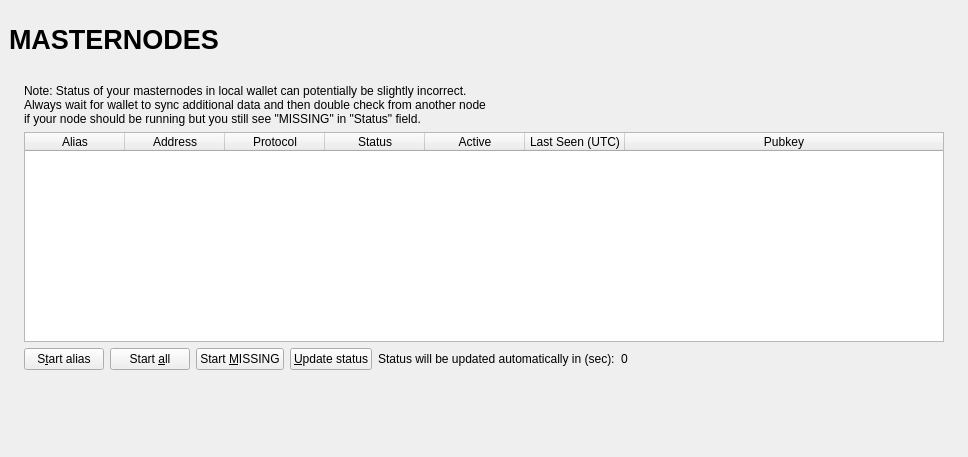
<?xml version="1.0" encoding="UTF-8"?>
<ui version="4.0">
 <class>MasternodeList</class>
 <widget class="QWidget" name="MasternodeList">
  <property name="geometry">
   <rect>
    <x>0</x>
    <y>0</y>
    <width>968</width>
    <height>457</height>
   </rect>
  </property>
  <property name="windowTitle">
   <string>Form</string>
  </property>
  <layout class="QVBoxLayout" name="topLayout" stretch="0">
   <property name="leftMargin">
    <number>9</number>
   </property>
   <property name="topMargin">
    <number>9</number>
   </property>
   <property name="rightMargin">
    <number>9</number>
   </property>
   <property name="bottomMargin">
    <number>9</number>
   </property>
   <item>
    <layout class="QVBoxLayout" name="verticalLayout_Master" stretch="0,1">
     <property name="spacing">
      <number>0</number>
     </property>
     <item>
      <widget class="QFrame" name="frame_Header">
       <layout class="QVBoxLayout" name="verticalLayout_4">
        <property name="leftMargin">
         <number>0</number>
        </property>
        <property name="topMargin">
         <number>0</number>
        </property>
        <property name="rightMargin">
         <number>0</number>
        </property>
        <property name="bottomMargin">
         <number>0</number>
        </property>
        <item>
         <layout class="QHBoxLayout" name="horizontalLayout_Header" stretch="1,0,1">
          <item>
           <widget class="QLabel" name="labelOverviewHeaderLeft">
            <property name="minimumSize">
             <size>
              <width>464</width>
              <height>60</height>
             </size>
            </property>
            <property name="maximumSize">
             <size>
              <width>16777215</width>
              <height>60</height>
             </size>
            </property>
            <property name="font">
             <font>
              <pointsize>20</pointsize>
              <bold>true</bold>
             </font>
            </property>
            <property name="text">
             <string>MASTERNODES</string>
            </property>
            <property name="alignment">
             <set>Qt::AlignmentFlag::AlignLeading|Qt::AlignmentFlag::AlignLeft|Qt::AlignmentFlag::AlignVCenter</set>
            </property>
           </widget>
          </item>
          <item>
           <spacer name="horizontalSpacer">
            <property name="orientation">
             <enum>Qt::Orientation::Horizontal</enum>
            </property>
            <property name="sizeHint" stdset="0">
             <size>
              <width>40</width>
              <height>20</height>
             </size>
            </property>
           </spacer>
          </item>
          <item>
           <widget class="QLabel" name="labelOverviewHeaderRight">
            <property name="minimumSize">
             <size>
              <width>464</width>
              <height>60</height>
             </size>
            </property>
            <property name="maximumSize">
             <size>
              <width>16777215</width>
              <height>60</height>
             </size>
            </property>
            <property name="font">
             <font>
              <pointsize>14</pointsize>
             </font>
            </property>
            <property name="text">
             <string/>
            </property>
            <property name="alignment">
             <set>Qt::AlignmentFlag::AlignRight|Qt::AlignmentFlag::AlignTrailing|Qt::AlignmentFlag::AlignVCenter</set>
            </property>
           </widget>
          </item>
         </layout>
        </item>
       </layout>
      </widget>
     </item>
     <item>
      <widget class="QFrame" name="frame_BG">
       <layout class="QVBoxLayout" name="verticalLayout_3">
        <property name="leftMargin">
         <number>6</number>
        </property>
        <property name="topMargin">
         <number>6</number>
        </property>
        <property name="rightMargin">
         <number>6</number>
        </property>
        <property name="bottomMargin">
         <number>66</number>
        </property>
        <item>
         <widget class="QFrame" name="frame_Content">
          <layout class="QVBoxLayout" name="verticalLayout">
           <property name="spacing">
            <number>0</number>
           </property>
           <property name="leftMargin">
            <number>0</number>
           </property>
           <property name="topMargin">
            <number>0</number>
           </property>
           <property name="rightMargin">
            <number>0</number>
           </property>
           <property name="bottomMargin">
            <number>0</number>
           </property>
           <item>
            <layout class="QGridLayout" name="gridLayout_2">
             <property name="spacing">
              <number>2</number>
             </property>
             <item row="0" column="0">
              <widget class="QFrame" name="frameList">
               <layout class="QVBoxLayout" name="verticalLayout_2">
                <property name="bottomMargin">
                 <number>12</number>
                </property>
                <item>
                 <layout class="QHBoxLayout" name="horizontalLayout_note">
                  <property name="bottomMargin">
                   <number>0</number>
                  </property>
                  <item>
                   <widget class="QLabel" name="updateNote">
                    <property name="text">
                     <string>Note: Status of your masternodes in local wallet can potentially be slightly incorrect.&lt;br /&gt;Always wait for wallet to sync additional data and then double check from another node&lt;br /&gt;if your node should be running but you still see &quot;MISSING&quot; in &quot;Status&quot; field.</string>
                    </property>
                   </widget>
                  </item>
                 </layout>
                </item>
                <item>
                 <widget class="QTableWidget" name="tableWidgetMyMasternodes">
                  <property name="minimumSize">
                   <size>
                    <width>695</width>
                    <height>0</height>
                   </size>
                  </property>
                  <property name="palette">
                   <palette>
                    <active>
                     <colorrole role="Text">
                      <brush brushstyle="SolidPattern">
                       <color alpha="255">
                        <red>51</red>
                        <green>51</green>
                        <blue>51</blue>
                       </color>
                      </brush>
                     </colorrole>
                    </active>
                    <inactive>
                     <colorrole role="Text">
                      <brush brushstyle="SolidPattern">
                       <color alpha="255">
                        <red>51</red>
                        <green>51</green>
                        <blue>51</blue>
                       </color>
                      </brush>
                     </colorrole>
                    </inactive>
                    <disabled>
                     <colorrole role="Text">
                      <brush brushstyle="SolidPattern">
                       <color alpha="255">
                        <red>85</red>
                        <green>85</green>
                        <blue>85</blue>
                       </color>
                      </brush>
                     </colorrole>
                    </disabled>
                   </palette>
                  </property>
                  <property name="editTriggers">
                   <set>QAbstractItemView::EditTrigger::NoEditTriggers</set>
                  </property>
                  <property name="alternatingRowColors">
                   <bool>true</bool>
                  </property>
                  <property name="selectionMode">
                   <enum>QAbstractItemView::SelectionMode::SingleSelection</enum>
                  </property>
                  <property name="selectionBehavior">
                   <enum>QAbstractItemView::SelectionBehavior::SelectRows</enum>
                  </property>
                  <property name="sortingEnabled">
                   <bool>true</bool>
                  </property>
                  <attribute name="horizontalHeaderStretchLastSection">
                   <bool>true</bool>
                  </attribute>
                  <column>
                   <property name="text">
                    <string>Alias</string>
                   </property>
                  </column>
                  <column>
                   <property name="text">
                    <string>Address</string>
                   </property>
                  </column>
                  <column>
                   <property name="text">
                    <string>Protocol</string>
                   </property>
                  </column>
                  <column>
                   <property name="text">
                    <string>Status</string>
                   </property>
                  </column>
                  <column>
                   <property name="text">
                    <string>Active</string>
                   </property>
                  </column>
                  <column>
                   <property name="text">
                    <string>Last Seen (UTC)</string>
                   </property>
                  </column>
                  <column>
                   <property name="text">
                    <string>Pubkey</string>
                   </property>
                  </column>
                 </widget>
                </item>
                <item>
                 <layout class="QHBoxLayout" name="horizontalLayout_5">
                  <property name="bottomMargin">
                   <number>0</number>
                  </property>
                  <item>
                   <widget class="QPushButton" name="startButton">
                    <property name="text">
                     <string>S&amp;tart alias</string>
                    </property>
                   </widget>
                  </item>
                  <item>
                   <widget class="QPushButton" name="startAllButton">
                    <property name="text">
                     <string>Start &amp;all</string>
                    </property>
                   </widget>
                  </item>
                  <item>
                   <widget class="QPushButton" name="startMissingButton">
                    <property name="text">
                     <string>Start &amp;MISSING</string>
                    </property>
                   </widget>
                  </item>
                  <item>
                   <widget class="QPushButton" name="UpdateButton">
                    <property name="text">
                     <string>&amp;Update status</string>
                    </property>
                   </widget>
                  </item>
                  <item>
                   <widget class="QLabel" name="autoupdate_label">
                    <property name="text">
                     <string>Status will be updated automatically in (sec):</string>
                    </property>
                   </widget>
                  </item>
                  <item>
                   <widget class="QLabel" name="secondsLabel">
                    <property name="text">
                     <string>0</string>
                    </property>
                   </widget>
                  </item>
                  <item>
                   <spacer name="horizontalSpacer_5">
                    <property name="orientation">
                     <enum>Qt::Orientation::Horizontal</enum>
                    </property>
                    <property name="sizeHint" stdset="0">
                     <size>
                      <width>40</width>
                      <height>20</height>
                     </size>
                    </property>
                   </spacer>
                  </item>
                 </layout>
                </item>
               </layout>
              </widget>
             </item>
            </layout>
           </item>
          </layout>
         </widget>
        </item>
       </layout>
      </widget>
     </item>
    </layout>
   </item>
  </layout>
 </widget>
 <resources/>
 <connections/>
</ui>
